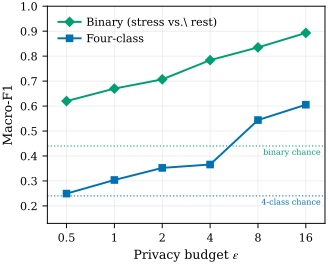

Reproduce this figure in Python.
"""
Figure 3 — privacy budgets are task-dependent.
Binary vs four-class utility under user-level DP, each against its own chance line.
Run:  python fig3_task_dependence.py
"""
import matplotlib.pyplot as plt
import numpy as np
import _style as S

S.apply_style()
eps = S.EPS
x = np.log2(eps)

fig, ax = plt.subplots(figsize=(S.COL_1, 2.9))

yB = [S.UTIL_BINARY[e] for e in eps]
yM = [S.UTIL_USER[e] for e in eps]

ax.set_ylim(0.13, 1.0)
ax.set_xlim(x[0] - 0.4, x[-1] + 0.4)

ax.plot(x, yB, marker="D", color=S.C["accent"], label="Binary (stress vs.\\ rest)", zorder=5)
ax.plot(x, yM, marker="s", color=S.C["user"], label="Four-class", zorder=4)

ax.axhline(S.CHANCE_BINARY, ls=":", lw=0.9, color=S.C["accent"], alpha=0.85)
ax.axhline(S.CHANCE_MULTICLASS, ls=":", lw=0.9, color=S.C["user"], alpha=0.85)

# both chance labels at the LEFT edge, each above its own line, in clear space
ax.text(x[-1] + 0.30, S.CHANCE_BINARY - 0.010, "binary chance", ha="right", va="top",
        fontsize=5.8, color=S.C["accent"],
        bbox=dict(fc="white", ec="none", pad=0.3, alpha=0.9))
ax.text(x[-1] + 0.30, S.CHANCE_MULTICLASS - 0.010, "4-class chance", ha="right", va="top",
        fontsize=5.8, color=S.C["user"],
        bbox=dict(fc="white", ec="none", pad=0.3, alpha=0.9))

ax.set_xticks(x); ax.set_xticklabels([f"{e:g}" for e in eps])
ax.set_xlabel(r"Privacy budget $\varepsilon$")
ax.set_ylabel("Macro-F1")
# legend lower-right: open area below the binary curve, right of the four-class rise
ax.legend(loc="upper left", bbox_to_anchor=(0.0, 1.0), borderpad=0.5,
          handletextpad=0.5)

fig.tight_layout()
S.save(fig, "fig3_task_dependence")
